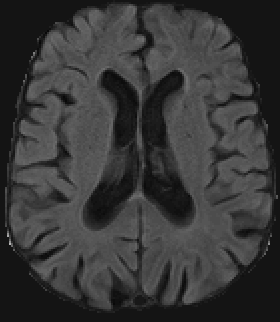
%> input picture normal/N5.tif, 280 x 322 px
$ octave tumor_diff_f.m   (GNU Octave 9; MATLAB toolbox functions it lacks are replaced by stand-ins)
%> lines starting %> are read from the running program, lines starting %| are printed output that depends on the picture
clc; clear all; close all

im=imread('C:\Users\HP\Desktop\normal\N5.tif');
%> im is the input picture: size 322x280x3 uint8; min 8, max 182, mean 55.6
imshow(im); axis on; title('Original MRI Image'); figure
% image(im); colormap('bone'); figure

% [height, width, planes] = size(im);
% rgb = reshape(im, height, width*planes);
rgb=im(:,:,1);
imagesc(rgb); colormap('default'); figure
%> after `colormap('default')`:
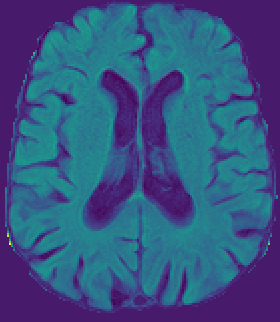
%> displayed picture: size 322x280x3, on the screen's scale of 0 to 255; mean R, G, B 54.1, 84.4, 130.3

i1=rgb2gray(im);
im=imadjust(i1);
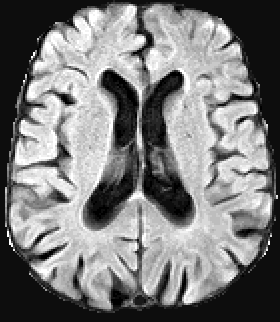
%> im: size 322x280 uint8; min 0, max 255, mean 124.6
imshow(im); title('Enhanced Image')

nx=size(im,1);
%> nx = 322
ny=size(im,2);
%> ny = 280
nrgb=size(im,3);
%> nrgb = 1
%> (the run ends here)

$ run again, with normal/N10.tif copied over normal/N5.tif
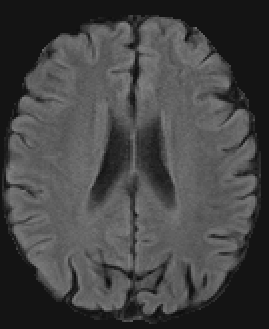
%> input picture normal/N10.tif, 269 x 329 px
%> im is the input picture: size 329x269x3 uint8; min 12, max 129, mean 68.8
%> `colormap('default')`:
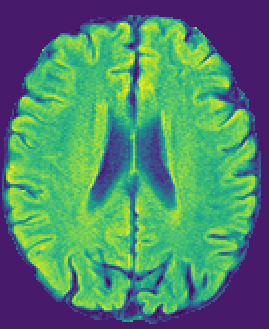
%> displayed picture: size 329x269x3, on the screen's scale of 0 to 255; mean R, G, B 78.8, 133.9, 107.7
%> `im=imadjust(i1);`:
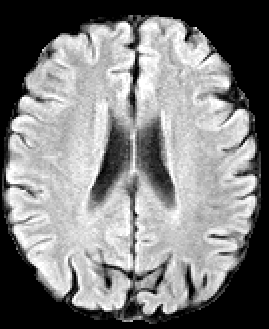
%> im: size 329x269 uint8; min 0, max 255, mean 128.1

$ run again, with normal/N11.tif copied over normal/N5.tif
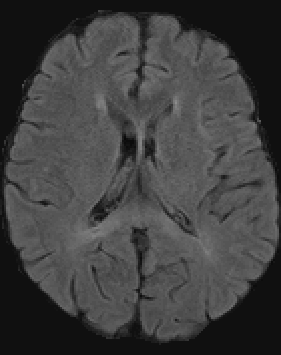
%> input picture normal/N11.tif, 281 x 355 px
%> im is the input picture: size 355x281x3 uint8; min 8, max 141, mean 63.7
%> `colormap('default')`:
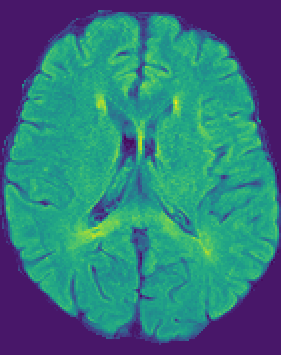
%> displayed picture: size 355x281x3, on the screen's scale of 0 to 255; mean R, G, B 50.7, 119.8, 124.1
%> `im=imadjust(i1);`:
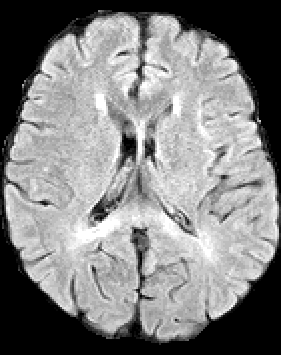
%> im: size 355x281 uint8; min 0, max 255, mean 130.6
